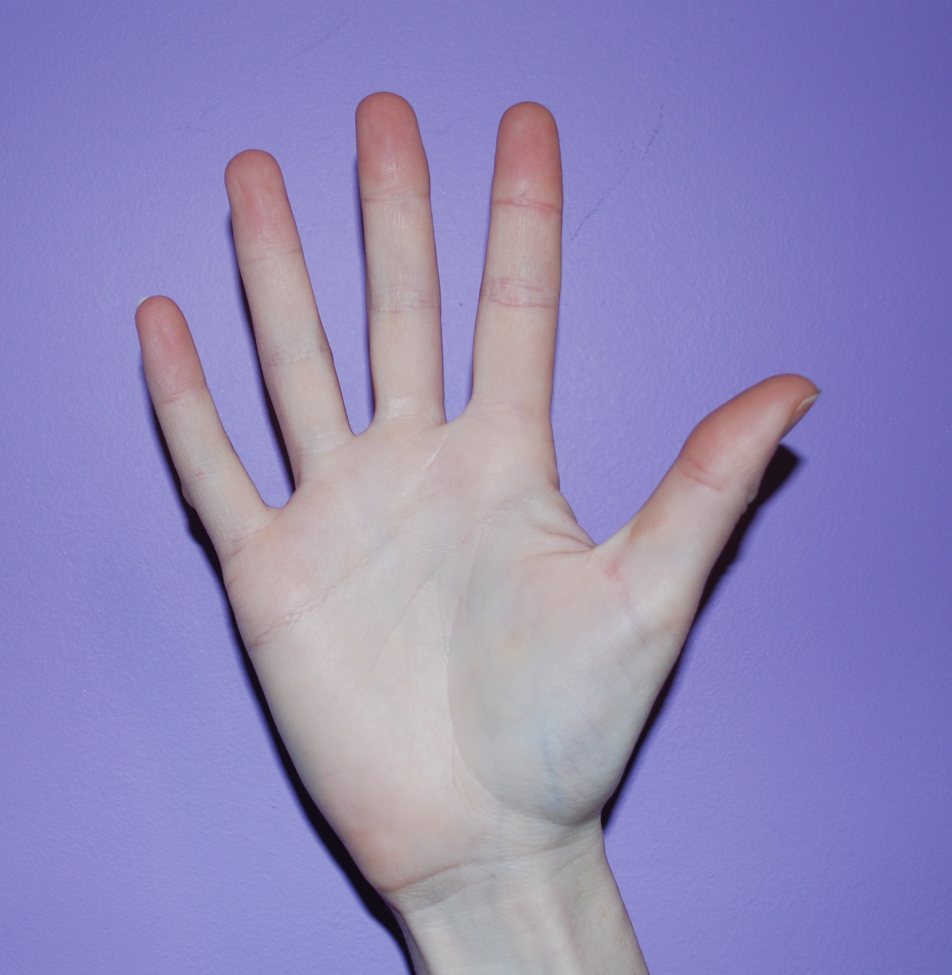
#> input picture Project/Database/DSC_0011.JPG, 1903 x 1950 px (shown at 1/2 size); its folder holds 4 pictures in this run
$ python random_image.py
#> lines starting #> are read from the running program, lines starting #| are printed output that depends on the picture
# Selecting random image from the database folder
# Emily Park

import cv2
import os
import random

def RandImage():
	dirName = 'Database'

	# Check if dirName is valid
	if not os.path.isdir(dirName):
		print("Unable to find directory")
		exit()

	# Select random number
	directory = os.listdir(dirName)
	dirSize   = len(directory)
	randNum   = random.randint(0, dirSize)

	# Select the image
	imgName = directory[randNum]
	imgName = os.path.join(dirName, imgName)

	# Load image and resize
	img = cv2.imread(imgName)
#> img is the input picture: shape (1950, 1903, 3); mean B, G, R 185.3, 136.2, 143.9
	height, width, channels = img.shape
#> height = 1950; width = 1903; channels = 3
	img = cv2.resize(img, (int((500/height) * width), 500))
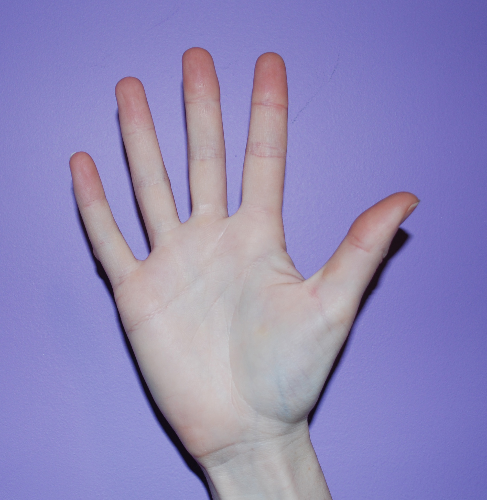
#> img: shape (500, 487, 3); mean B, G, R 185.2, 136.1, 143.8

	cv2.imshow('random image', img)
	cv2.waitKey(0)
	cv2.destroyAllWindows()

if __name__ == "__main__":
	RandImage()
